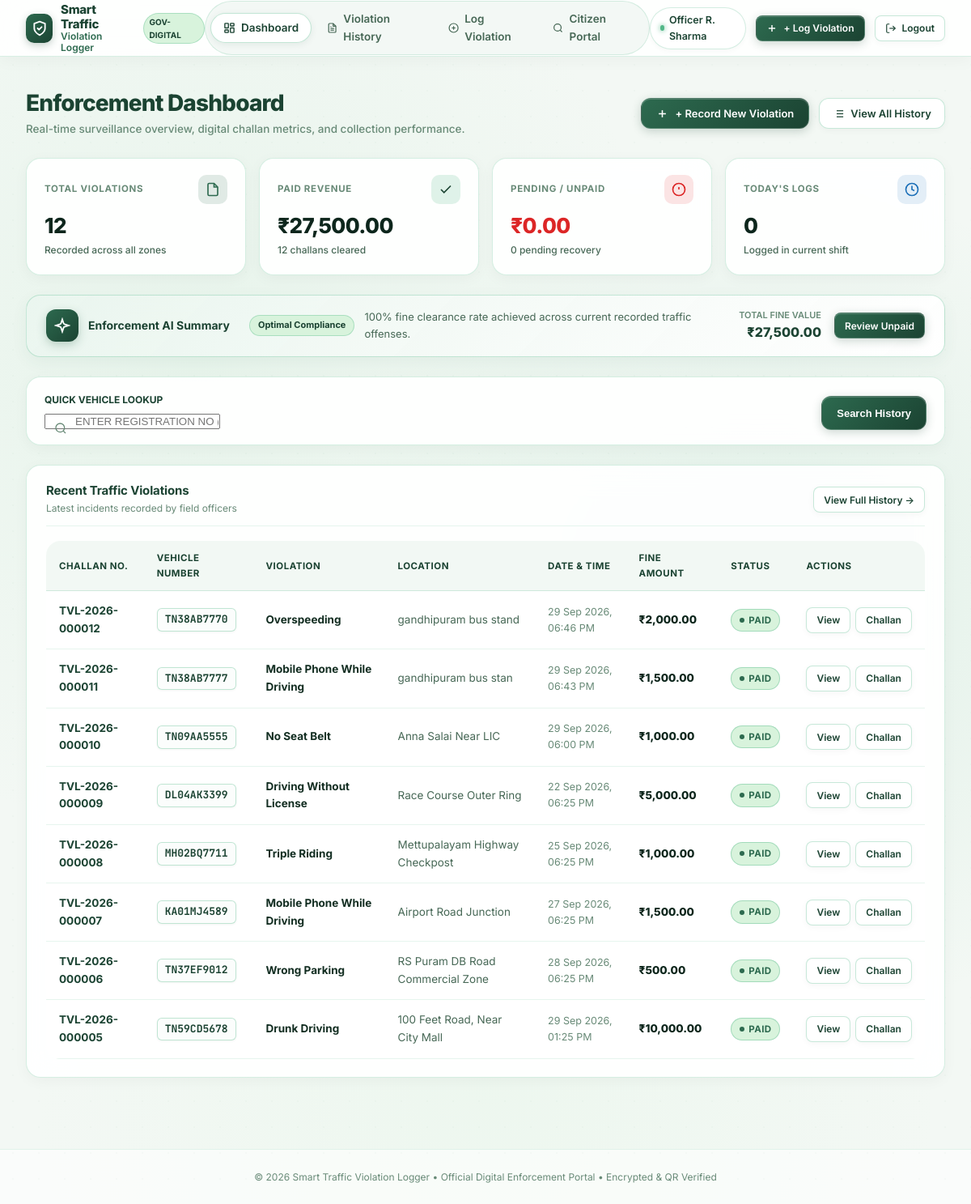
/dashboard (signed in), run on an earlier commit of the app's database.
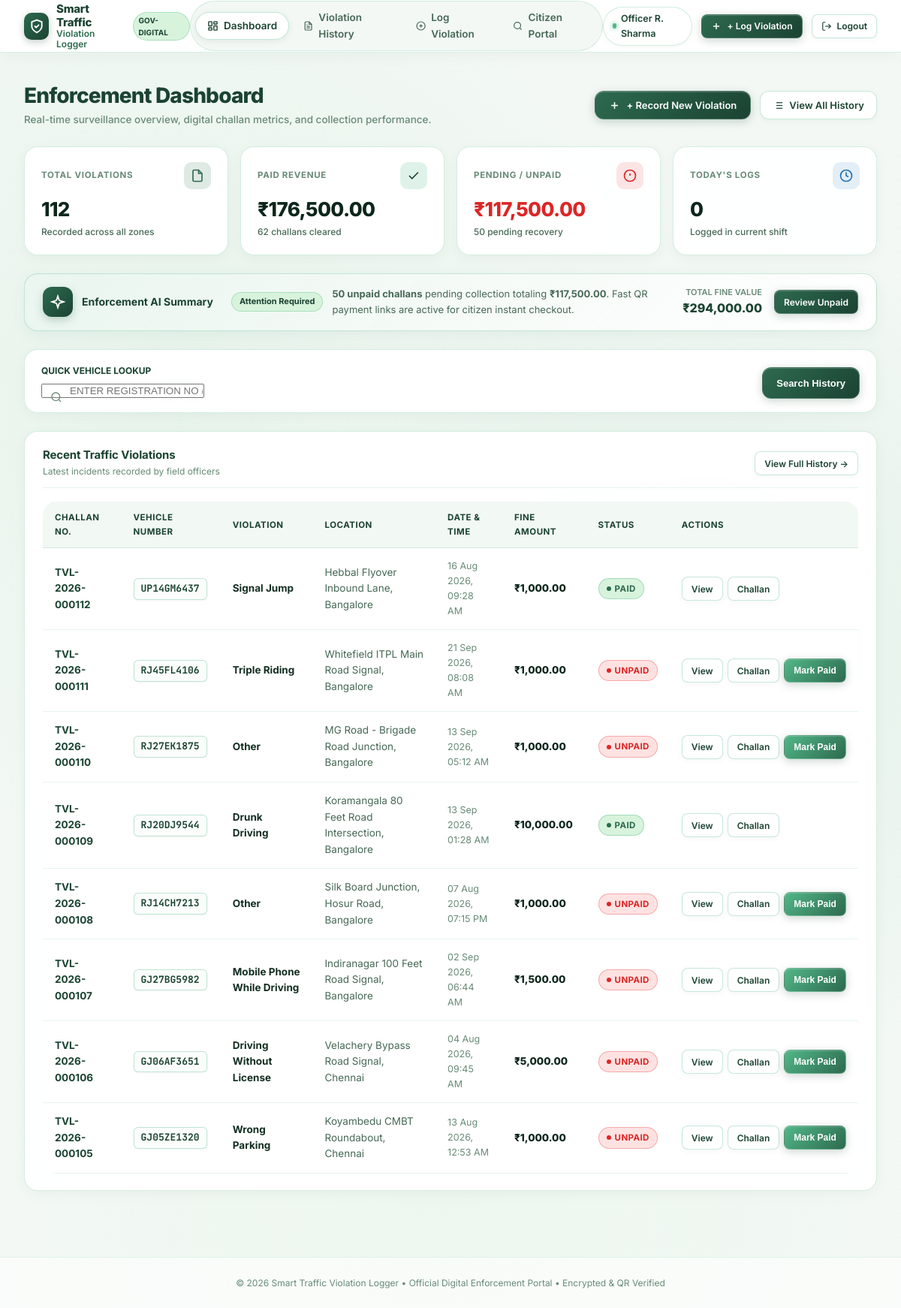
And on a later commit of the database.
### models.py (models this page shows, shortened)
class Violation(db.Model):
    __tablename__ = 'violations'
    id = db.Column(db.Integer, primary_key=True)
    challan_number = db.Column(db.String(32), unique=True, nullable=False, index=True)
    vehicle_number = db.Column(db.String(20), nullable=False, index=True)
    violation_type = db.Column(db.String(100), nullable=False)
    location = db.Column(db.String(200), nullable=False)
    violation_date = db.Column(db.DateTime, nullable=False, default=utc_now)
    fine_amount = db.Column(db.Float, nullable=False)
    payment_status = db.Column(db.String(20), nullable=False, default='Unpaid')
    officer_badge = db.Column(db.String(50), nullable=True)
    officer_name = db.Column(db.String(120), nullable=True)
    qr_filename = db.Column(db.String(255), nullable=True)
    notes = db.Column(db.Text, nullable=True)
    created_at = db.Column(db.DateTime, default=utc_now)
    updated_at = db.Column(db.DateTime, default=utc_now, onupdate=utc_now)
    @property
    def is_paid(self):
        return self.payment_status.strip().lower() == 'paid'
    @property
    def formatted_date(self):
        if self.violation_date:
            return self.violation_date.strftime('%d %b %Y, %I:%M %p')
        return 'N/A'
    @property
    def formatted_amount(self):
        return f"₹{self.fine_amount:,.2f}"

### app.py (the view)
    @app.route('/')
    @app.route('/dashboard')
    @login_required
    def dashboard():
        total_violations = Violation.query.count()
        paid_count = Violation.query.filter_by(payment_status='Paid').count()
        unpaid_count = Violation.query.filter_by(payment_status='Unpaid').count()
        total_amount = db.session.query(db.func.sum(Violation.fine_amount)).scalar() or 0.0
        paid_amount = (
            db.session.query(db.func.sum(Violation.fine_amount))
            .filter_by(payment_status='Paid')
            .scalar() or 0.0
        )
        unpaid_amount = (
            db.session.query(db.func.sum(Violation.fine_amount))
            .filter_by(payment_status='Unpaid')
            .scalar() or 0.0
        )
        today_start = datetime.combine(date.today(), datetime.min.time())
        today_violations = Violation.query.filter(Violation.violation_date >= today_start).count()
        recent_violations = (
            Violation.query.order_by(Violation.id.desc())
            .limit(8)
            .all()
        )
        return render_template(
            'dashboard.html',
            total_violations=total_violations,
            paid_count=paid_count,
            unpaid_count=unpaid_count,
            total_amount=total_amount,
            paid_amount=paid_amount,
            unpaid_amount=unpaid_amount,
            today_violations=today_violations,
            recent_violations=recent_violations
        )

### templates/dashboard.html (shortened to what the changed rows need)
{% extends "base.html" %}
{% block content %}
<div class="page-container">
  <div class="page-header">
    <div class="page-header-info">
      <h1 class="page-title">Enforcement Dashboard</h1>
    </div>
  </div>
  <div class="stats-grid">
    <div class="stat-card">
      <div class="stat-card-body">
        <div class="stat-value">{{ total_violations }}</div>
        <div class="stat-sub">Recorded across all zones</div>
      </div>
    </div>
    <div class="stat-card">
      <div class="stat-card-body">
        <div class="stat-value">₹{{ "{:,.2f}".format(paid_amount) }}</div>
        <div class="stat-sub">{{ paid_count }} challans cleared</div>
      </div>
    </div>
    <div class="stat-card">
      <div class="stat-card-body">
        <div class="stat-value" style="color: var(--color-danger);">₹{{ "{:,.2f}".format(unpaid_amount) }}</div>
        <div class="stat-sub">{{ unpaid_count }} pending recovery</div>
      </div>
    </div>
  </div>
  <div class="eb-ai-banner">
    <div class="eb-ai-banner-center">
      <span class="eb-ai-banner-badge">
        {% if unpaid_count > 0 %}Attention Required{% else %}Optimal Compliance{% endif %}
      </span>
      <p class="eb-ai-banner-desc">
        {% if unpaid_count > 0 %}
          <strong>{{ unpaid_count }} unpaid challans</strong> pending collection totaling <strong>₹{{ "{:,.2f}".format(unpaid_amount) }}</strong>. Fast QR payment links are active for citizen instant checkout.
        {% else %}
          100% fine clearance rate achieved across current recorded traffic offenses.
        {% endif %}
      </p>
    </div>
    <div class="eb-ai-banner-right">
      <div class="eb-ai-forecast-block">
        <span class="eb-ai-forecast-label">Total Fine Value</span>
        <span class="eb-ai-forecast-value">₹{{ "{:,.2f}".format(total_amount) }}</span>
      </div>
    </div>
  </div>
  <div class="card">
    {% if recent_violations %}
      <div class="table-responsive">
        <table class="eb-table">
          <thead>
            <tr>
              <th>Challan No.</th>
              <th>Vehicle Number</th>
              <th>Violation</th>
              <th>Location</th>
              <th>Date &amp; Time</th>
              <th>Fine Amount</th>
              <th>Status</th>
              <th>Actions</th>
            </tr>
          </thead>
          <tbody>
            {% for v in recent_violations %}
              <tr>
                <td>
                  <a href="{{ url_for('violation_detail', id=v.id) }}" style="font-weight: 700; color: var(--eb-forest); text-decoration: none;">
                    {{ v.challan_number }}
                  </a>
                </td>
                <td>
                  <span class="vehicle-plate">{{ v.vehicle_number }}</span>
                </td>
                <td>
                  <strong>{{ v.violation_type }}</strong>
                </td>
                <td style="color: var(--eb-text-muted);">
                  {{ v.location }}
                </td>
                <td style="color: var(--eb-text-subtle); font-size: 12.5px;">
                  {{ v.formatted_date }}
                </td>
                <td style="font-weight: 800; color: var(--eb-deep-forest);">
                  {{ v.formatted_amount }}
                </td>
                <td>
                  {% if v.is_paid %}
                    <span class="badge badge--paid">
                      <span class="badge-dot"></span> Paid
                    </span>
                  {% else %}
                    <span class="badge badge--unpaid">
                      <span class="badge-dot"></span> Unpaid
                    </span>
                  {% endif %}
                </td>
                <td>
                  <div class="actions-cell">
                    <a href="{{ url_for('violation_detail', id=v.id) }}" class="btn-secondary btn-sm" title="View Details">
                      View
                    </a>
                    <a href="{{ url_for('challan_view', id=v.id) }}" class="btn-secondary btn-sm" title="Digital Challan">
                      Challan
                    </a>
                    {% if not v.is_paid %}
                      <form action="{{ url_for('mark_paid', id=v.id) }}" method="POST" style="display:inline;">
                        <button type="submit" class="btn-primary btn-sm" style="background: linear-gradient(135deg, var(--eb-mint) 0%, var(--eb-emerald) 100%);" title="Mark as Paid">
                          Mark Paid
                        </button>
                      </form>
                    {% endif %}
                  </div>
                </td>
              </tr>
            {% endfor %}
          </tbody>
        </table>
      </div>
    {% endif %}
  </div>
</div>
{% endblock %}

What changed in the data, as far as the page shows it:
no longer on this page (row unchanged): Violation: challan_number "TVL-2026-000012", vehicle_number "TN38AB7770", violation_type "Overspeeding", location "gandhipuram bus stand", formatted_date "29 Sep 2026, 06:46 PM", formatted_amount "₹2,000.00", payment_status "Paid" (drawn)
no longer on this page (row unchanged): Violation: challan_number "TVL-2026-000011", vehicle_number "TN38AB7777", violation_type "Mobile Phone While Driving", location "gandhipuram bus stan", formatted_date "29 Sep 2026, 06:43 PM", formatted_amount "₹1,500.00", payment_status "Paid" (drawn)
no longer on this page (row unchanged): Violation: challan_number "TVL-2026-000010", vehicle_number "TN09AA5555", violation_type "No Seat Belt", location "Anna Salai Near LIC", formatted_date "29 Sep 2026, 06:00 PM", formatted_amount "₹1,000.00", payment_status "Paid" (drawn)
no longer on this page (row unchanged): Violation: challan_number "TVL-2026-000009", vehicle_number "DL04AK3399", violation_type "Driving Without License", location "Race Course Outer Ring", formatted_date "22 Sep 2026, 06:25 PM", formatted_amount "₹5,000.00", payment_status "Paid" (drawn)
no longer on this page (row unchanged): Violation: challan_number "TVL-2026-000008", vehicle_number "MH02BQ7711", violation_type "Triple Riding", location "Mettupalayam Highway Checkpost", formatted_date "25 Sep 2026, 06:25 PM", formatted_amount "₹1,000.00", payment_status "Paid" (drawn)
no longer on this page (row unchanged): Violation: challan_number "TVL-2026-000007", vehicle_number "KA01MJ4589", violation_type "Mobile Phone While Driving", location "Airport Road Junction", formatted_date "27 Sep 2026, 06:25 PM", formatted_amount "₹1,500.00", payment_status "Paid" (drawn)
no longer on this page (row unchanged): Violation: challan_number "TVL-2026-000006", vehicle_number "TN37EF9012", violation_type "Wrong Parking", location "RS Puram DB Road Commercial Zone", formatted_date "28 Sep 2026, 06:25 PM", formatted_amount "₹500.00", payment_status "Paid" (drawn)
no longer on this page (row unchanged): Violation: challan_number "TVL-2026-000005", vehicle_number "TN59CD5678", violation_type "Drunk Driving", location "100 Feet Road, Near City Mall", formatted_date "29 Sep 2026, 01:25 PM", formatted_amount "₹10,000.00", payment_status "Paid" (drawn)
added Violation: challan_number "TVL-2026-000112", vehicle_number "UP14GM6437", violation_type "Signal Jump", location "Hebbal Flyover Inbound Lane, Bangalore", formatted_date "16 Aug 2026, 09:28 AM", formatted_amount "₹1,000.00", payment_status "Paid" (drawn)
added Violation: challan_number "TVL-2026-000111", vehicle_number "RJ45FL4106", violation_type "Triple Riding", location "Whitefield ITPL Main Road Signal, Bangalore", formatted_date "21 Sep 2026, 08:08 AM", formatted_amount "₹1,000.00", payment_status "Unpaid" (drawn)
added Violation: challan_number "TVL-2026-000110", vehicle_number "RJ27EK1875", violation_type "Other", location "MG Road - Brigade Road Junction, Bangalore", formatted_date "13 Sep 2026, 05:12 AM", formatted_amount "₹1,000.00", payment_status "Unpaid" (drawn)
added Violation: challan_number "TVL-2026-000109", vehicle_number "RJ20DJ9544", violation_type "Drunk Driving", location "Koramangala 80 Feet Road Intersection, Bangalore", formatted_date "13 Sep 2026, 01:28 AM", formatted_amount "₹10,000.00", payment_status "Paid" (drawn)
added Violation: challan_number "TVL-2026-000108", vehicle_number "RJ14CH7213", violation_type "Other", location "Silk Board Junction, Hosur Road, Bangalore", formatted_date "07 Aug 2026, 07:15 PM", formatted_amount "₹1,000.00", payment_status "Unpaid" (drawn)
added Violation: challan_number "TVL-2026-000107", vehicle_number "GJ27BG5982", violation_type "Mobile Phone While Driving", location "Indiranagar 100 Feet Road Signal, Bangalore", formatted_date "02 Sep 2026, 06:44 AM", formatted_amount "₹1,500.00", payment_status "Unpaid" (drawn)
added Violation: challan_number "TVL-2026-000106", vehicle_number "GJ06AF3651", violation_type "Driving Without License", location "Velachery Bypass Road Signal, Chennai", formatted_date "04 Aug 2026, 09:45 AM", formatted_amount "₹5,000.00", payment_status "Unpaid" (drawn)
added Violation: challan_number "TVL-2026-000105", vehicle_number "GJ05ZE1320", violation_type "Wrong Parking", location "Koyambedu CMBT Roundabout, Chennai", formatted_date "13 Aug 2026, 12:53 AM", formatted_amount "₹1,000.00", payment_status "Unpaid" (drawn)
Also different on the page:
{{ total_violations }}: "12" → "112"
{{ "{:,.2f}".format(paid_amount) }}: "27,500.00" → "176,500.00"
{{ paid_count }}: "12" → "62"
{{ "{:,.2f}".format(unpaid_amount) }}: "0.00" → "117,500.00"
{{ unpaid_count }}: "0" → "50"
{{ unpaid_count }}: (not shown) → "50"
{{ "{:,.2f}".format(unpaid_amount) }}: (not shown) → "117,500.00"
{{ "{:,.2f}".format(total_amount) }}: "27,500.00" → "294,000.00"
text no longer shown: "Optimal Compliance 100% fine clearance rate achieved across current recorded traffic offenses."
text now shown: "Attention Required unpaid challans pending collection totaling ₹ . Fast QR payment links are active for citizen instant checkout."
